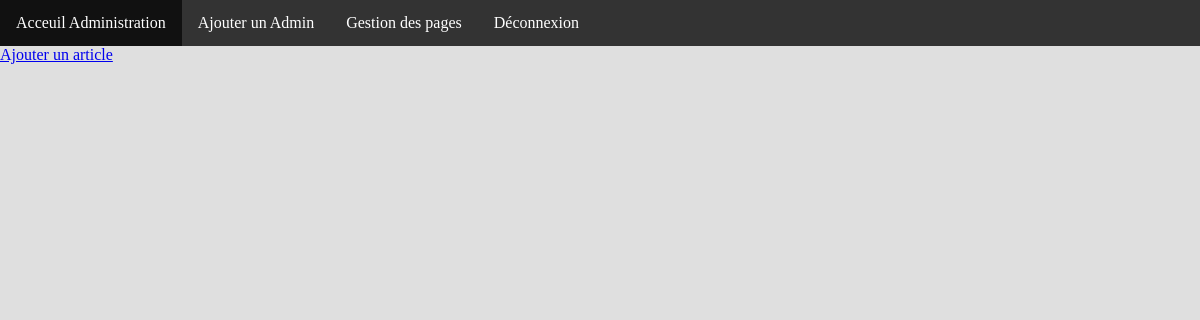
The page /admin/acc_page.php (signed in) on the database as committed earlier.
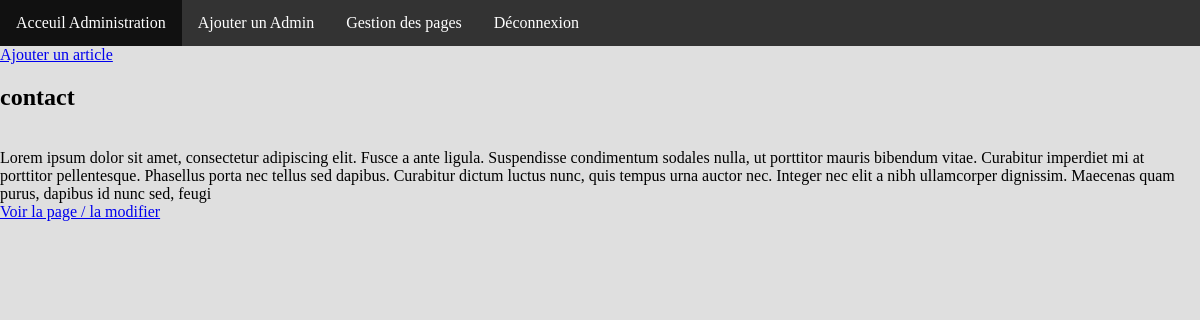
The same page on the database as committed later.
### tables this page shows
CREATE TABLE IF NOT EXISTS `page` (
  `id` int(11) NOT NULL AUTO_INCREMENT,
  `nom` varchar(255) NOT NULL,
  `content` longtext NOT NULL,
  PRIMARY KEY (`id`)
);

### admin/acc_page.php (the view, shortened to what this page needs)
    <?php require_once"inc/header.php" ?>
    <a href="creat_article.php">Ajouter un article</a><br>
    <div class="article-cont">
    <?php
    $req = $bdd->query('SELECT * FROM page ORDER BY id DESC');
    $page = $req->fetchAll();
    foreach ($page as $page):   ?>
      <div class="pres-page">
        <div class="content-page">
          <h2><?= $page['nom'] ?></h2><br>
          <?php echo substr($page['content'], 0, 400);?>
        </div>
        <div class="link-article">
          <a href="modif_page.php?id=<?= $page['id'] ?>">Voir la page / la modifier</a>
        </div>
      </div>
    <?php endforeach ?>
    </div>
  </body>
</html>

Rows that differ between the two databases and show on the page:
added page: nom "contact", content "Lorem ipsum dolor sit amet, consectetur adipiscing elit. Fusce a ante ligula. Suspendisse condimentum sodales nulla, ut porttitor mauris bibendum vitae. Curabitur imperdiet mi at porttitor pellentesque. Phasellus porta nec tellus sed dapibus. Curabitur dictum luctus nunc, quis tempus urna auctor nec. Integer nec elit a nibh ullamcorper dignissim. Maecenas quam purus, dapibus id nunc sed, feugi"
